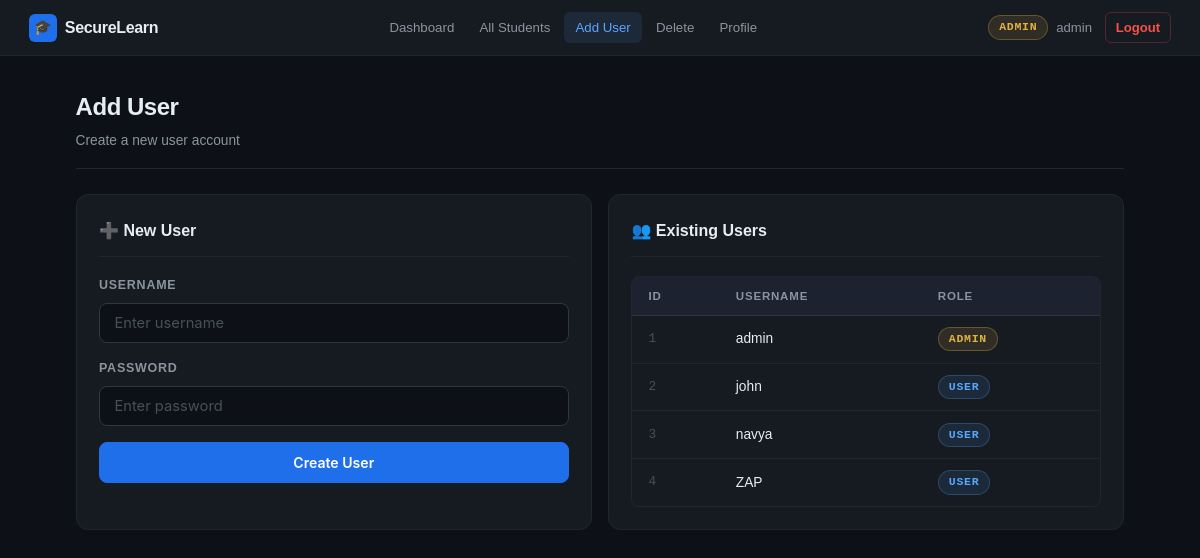
Screenshot of /add_user (signed in) with the database file from the repository.
### tables this page shows
CREATE TABLE users (
        id INTEGER PRIMARY KEY AUTOINCREMENT,
        username TEXT NOT NULL UNIQUE,
        password TEXT NOT NULL,
        role TEXT NOT NULL DEFAULT 'user'
    );

### app.py (the view, shortened to what this page needs)
@app.route("/add_user", methods=["GET","POST"])
def add_user():
    if not is_admin():
        return "Access Denied"
    error = success = None
    conn = get_db()
    users = conn.execute("SELECT id,username,role FROM users").fetchall()
    conn.close()
    return render_template("add_user.html", users=users, error=error, success=success)

### app.py (called while the page is built)
@app.after_request
def set_security_headers(response):
    response.headers['Content-Security-Policy'] = (
        "default-src 'self'; "
        "script-src 'self'; "
        "style-src 'self' 'unsafe-inline'; "
        "img-src 'self' data:; "
        "font-src 'self'; "
        "connect-src 'self'; "
        "frame-ancestors 'none'; "
        "base-uri 'self'; "
        "form-action 'self';"
    )
    response.headers['X-Frame-Options'] = 'DENY'
    response.headers['X-Content-Type-Options'] = 'nosniff'
    response.headers['Server'] = 'SecureServer'
    return response

def get_db():
    conn = sqlite3.connect(DB)
    conn.row_factory = sqlite3.Row
    return conn

def is_admin():
    return session.get("role") == "admin"

### templates/add_user.html (shortened to what this page needs)
{% extends "base.html" %}
{% block content %}
<div class="page-header">
    <div>
        <h1 class="page-title">Add User</h1>
        <p class="page-sub">Create a new user account</p>
    </div>
</div>
<div class="cards-grid two-col">
    <div class="card" style="margin-bottom:0">
        <div class="card-header">
            <span class="card-title">➕ New User</span>
        </div>
        <form method="POST" action="/add_user">
            <div class="form-group">
                <label>Username</label>
                <input type="text" name="username" placeholder="Enter username" required autocomplete="off" />
            </div>
            <div class="form-group">
                <label>Password</label>
                <input type="password" name="password" placeholder="Enter password" required />
            </div>
            <button type="submit" class="btn btn-primary btn-full">Create User</button>
        </form>
    </div>
    <div class="card" style="margin-bottom:0">
        <div class="card-header">
            <span class="card-title">👥 Existing Users</span>
        </div>
        <div class="table-wrap">
            <table>
                <thead>
                    <tr>
                        <th>ID</th>
                        <th>Username</th>
                        <th>Role</th>
                    </tr>
                </thead>
                <tbody>
                    {% for u in users %}
                    <tr>
                        <td class="td-num">{{ u['id'] }}</td>
                        <td>{{ u['username'] }}</td>
                        <td>
                            <span class="badge {% if u['role']=='admin' %}badge-admin{% else %}badge-user{% endif %}">
                                {{ u['role']|upper }}
                            </span>
                        </td>
                    </tr>
                    {% endfor %}
                </tbody>
            </table>
        </div>
    </div>
</div>
{% endblock %}

### static/css/style.css (style rules this page uses)
:root { --bg: #0d1117; --bg2: #161b22; --bg3: #1c2230; --border: #21262d; --border2: #30363d; --text: #e6edf3; --text2: #8b949e; --text3: #484f58; --accent: #58a6ff; --accent2: #1f6feb; --green: #3fb950; --red: #f85149; --yellow: #d29922; --orange: #e3b341; --radius: 8px; --radius-lg: 12px; --font-mono: 'JetBrains Mono', 'Courier New', monospace; --font-sans: 'Inter', system-ui, sans-serif; --shadow: 0 2px 16px rgba(0, 0, 0, 0.4); --shadow-lg: 0 8px 32px rgba(0, 0, 0, 0.5); }
*, *::before, *::after { box-sizing: border-box; margin: 0; padding: 0 }
html { scroll-behavior: smooth }
body { background: var(--bg); color: var(--text); font-family: var(--font-sans); font-size: 14px; line-height: 1.6; min-height: 100vh }
.form-group { display: flex; flex-direction: column; gap: .4rem; margin-bottom: 1rem }
.form-group label { font-size: .78rem; font-weight: 600; color: var(--text2); text-transform: uppercase; letter-spacing: .06em }
.form-group input, .form-group select { background: var(--bg); border: 1px solid var(--border2); border-radius: var(--radius); color: var(--text); font-family: var(--font-sans); font-size: .92rem; padding: .65rem .9rem; outline: none; transition: border-color .18s, box-shadow .18s; width: 100%; }
.form-group input::placeholder { color: var(--text3) }
.btn { display: inline-flex; align-items: center; justify-content: center; gap: .4rem; padding: .68rem 1.2rem; border: 1px solid transparent; border-radius: var(--radius); font-family: var(--font-sans); font-size: .88rem; font-weight: 600; cursor: pointer; transition: all .18s; text-decoration: none; }
.btn-full { width: 100% }
.btn-primary { background: var(--accent2); color: #fff; border-color: var(--accent2) }
.badge { display: inline-flex; align-items: center; padding: 2px 10px; border-radius: 20px; font-size: .72rem; font-weight: 700; letter-spacing: .06em; font-family: var(--font-mono) }
.badge-admin { background: rgba(227, 179, 65, .12); color: var(--orange); border: 1px solid rgba(227, 179, 65, .3) }
.badge-user { background: rgba(88, 166, 255, .1); color: var(--accent); border: 1px solid rgba(88, 166, 255, .25) }
.page-header { display: flex; align-items: center; justify-content: space-between; margin-bottom: 1.6rem; padding-bottom: 1rem; border-bottom: 1px solid var(--border); }
.page-title { font-size: 1.5rem; font-weight: 700; color: var(--text); letter-spacing: -.02em }
.page-sub { color: var(--text2); font-size: .86rem; margin-top: .2rem }
.card { background: var(--bg2); border: 1px solid var(--border); border-radius: var(--radius-lg); padding: 1.4rem; margin-bottom: 1.2rem }
.card-header { display: flex; align-items: center; justify-content: space-between; margin-bottom: 1.2rem; padding-bottom: .8rem; border-bottom: 1px solid var(--border) }
.card-title { font-size: 1rem; font-weight: 600; color: var(--text); display: flex; align-items: center; gap: .5rem }
.cards-grid { display: grid; grid-template-columns: repeat(auto-fit, minmax(280px, 1fr)); gap: 1rem }
.two-col { grid-template-columns: 1fr 1fr }
.table-wrap { overflow-x: auto; border-radius: var(--radius); border: 1px solid var(--border) }
table { width: 100%; border-collapse: collapse; font-size: .86rem }
thead th { background: var(--bg3); padding: .6rem 1rem; text-align: left; font-size: .72rem; font-weight: 700; text-transform: uppercase; letter-spacing: .07em; color: var(--text2); border-bottom: 1px solid var(--border2); }
tbody td { padding: .7rem 1rem; border-bottom: 1px solid var(--border); color: var(--text); vertical-align: middle }
tbody tr:last-child td { border-bottom: none }
.td-num { color: var(--text3); font-family: var(--font-mono); font-size: .8rem }
.card, .auth-box { animation: fadeUp .3s ease }

### rows the page displays
users: id "1", username "admin", role "ADMIN"
users: id "2", username "john", role "USER"
users: id "3", username "navya", role "USER"
users: id "4", username "ZAP", role "USER"

### other values shown
{{ session.role|upper }} "ADMIN"
{{ session.username }} "admin"
